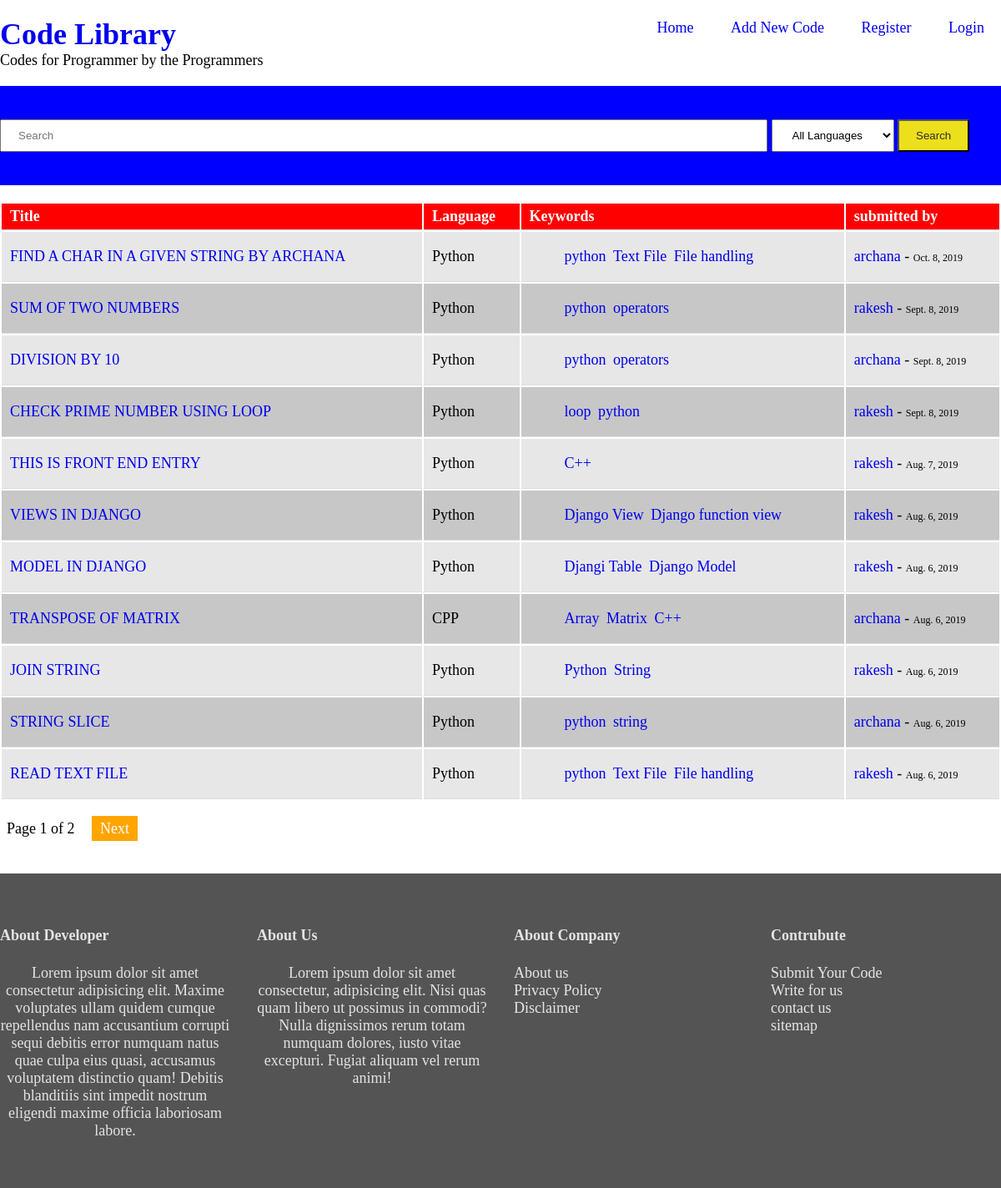
The app's page /, older data.
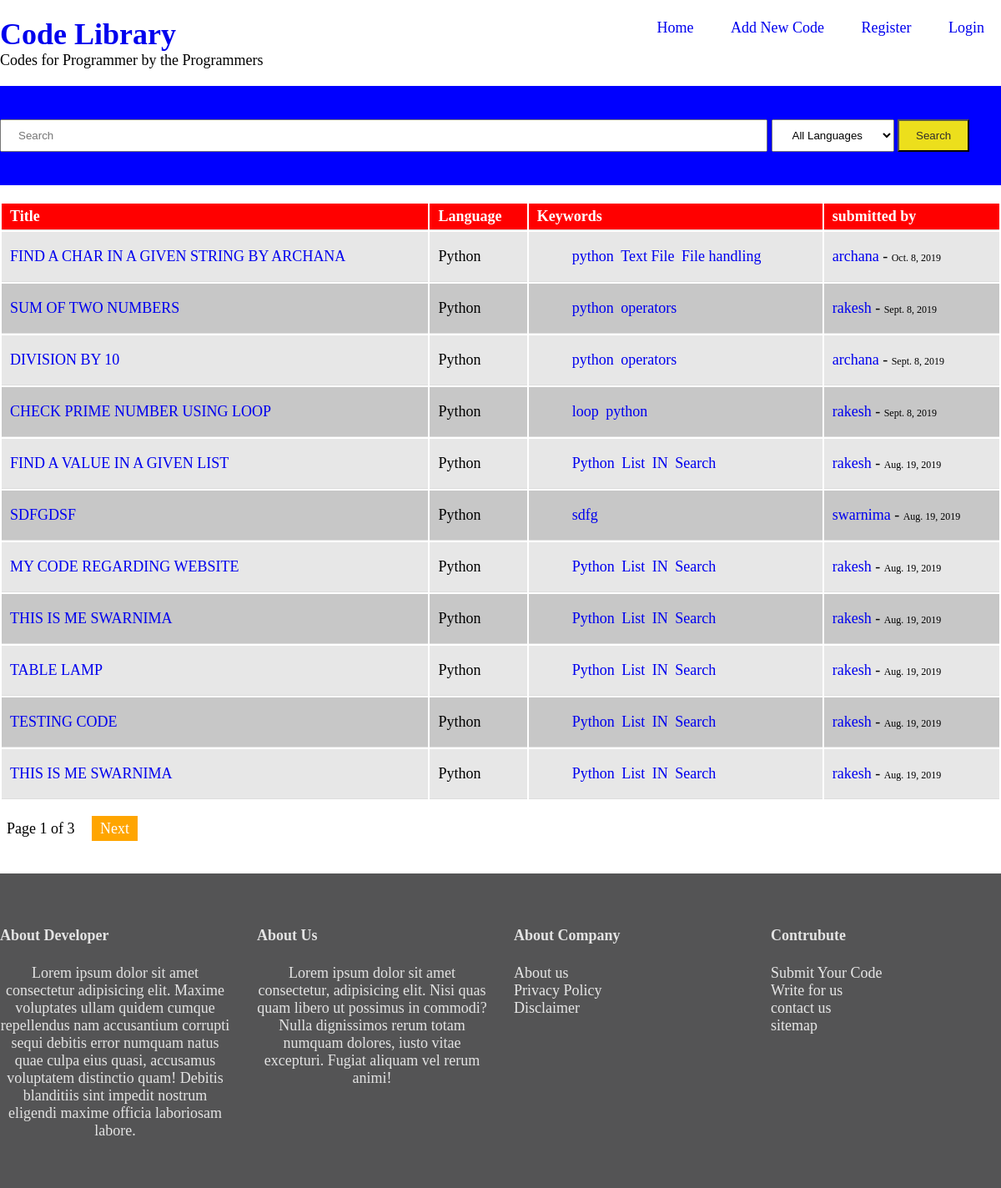
The same page, newer data.
### library/models.py (models this page shows, shortened)
class code(models.Model):
    STATUS = [('Dr', 'Draft'), ('Pub', 'Published')]
    language = models.ForeignKey('language', on_delete=models.CASCADE)
    title = models.CharField(max_length=250)
    code = models.TextField()
    keywords = TaggableManager()
    status = models.CharField(max_length=20, choices=STATUS, default='Dr')
    submitted_on = models.DateField(auto_now=True)
    updated_on = models.DateField(auto_now=False)
    author = models.ForeignKey(User, default=1, on_delete=models.CASCADE)

class language(models.Model):
    language = models.CharField(max_length=30)
    def __str__(self):
        return self.language

### library/views.py (the view)
# urls.py: path('', homeView.as_view(), name="home"),
class homeView(ListView):
    model = code
    context_object_name = 'posts'
    paginate_by = 11
    template_name = 'library/home.html'
    def get_queryset(self):
        if self.request.user.is_authenticated:
            return code.objects.filter(author_id=self.request.user).order_by('-updated_on')
        else:
            return code.objects.all().order_by('-updated_on')

### library/templates/library/home.html (shortened to what this page needs)
{% extends 'library/base.html' %}
    {% block content %}
    <div style="overflow-x:auto;">
        <table>
            <tr>
                <th>Title</th>
                <th>Language</th>
                <th>Keywords</th>
                <th>submitted by</th>
            </tr>
            {% for post in posts %}
                <tr>
                    <td> <a href="{% url 'singlecode' post.id %}"> {{post.title|upper}} </td>
                    <td> {{post.language}} </td>
                    <td>
                        <ul class="tags">
                                {% for tag in post.keywords.all %}
                                    <li><a href ="{% url 'taglist' tag.slug %}">{{ tag.name }}</a></li>
                                {% endfor %}
                            </ul>
                        </td>
                    <td><a href="{% url 'authorList' post.author_id %}"> {{post.author}} </a> - <span style="font-size:12px;">{{post.updated_on}}</span> </td>
                </tr>
            {% endfor%}
        </table>
    </div>
{% endblock %}

Row changes from the older to the newer data that the page shows:
no longer on this page (row unchanged): code: title "THIS IS FRONT END ENTRY", language "Python", author "rakesh", updated_on "Aug. 7, 2019"
no longer on this page (row unchanged): Tag: name "C++"
no longer on this page (row unchanged): code: title "VIEWS IN DJANGO", language "Python", author "rakesh", updated_on "Aug. 6, 2019"
no longer on this page (row unchanged): Tag: name "Django View", shown under "VIEWS IN DJANGO"
no longer on this page (row unchanged): Tag: name "Django function view", shown under "VIEWS IN DJANGO"
no longer on this page (row unchanged): code: title "MODEL IN DJANGO", language "Python", author "rakesh", updated_on "Aug. 6, 2019"
no longer on this page (row unchanged): Tag: name "Djangi Table", shown under "MODEL IN DJANGO"
no longer on this page (row unchanged): Tag: name "Django Model", shown under "MODEL IN DJANGO"
no longer on this page (row unchanged): code: title "TRANSPOSE OF MATRIX", language "CPP", author "archana", updated_on "Aug. 6, 2019"
no longer on this page (row unchanged): Tag: name "Array", shown under "TRANSPOSE OF MATRIX"
no longer on this page (row unchanged): Tag: name "Matrix", shown under "TRANSPOSE OF MATRIX"
no longer on this page (row unchanged): code: title "JOIN STRING", language "Python", author "rakesh", updated_on "Aug. 6, 2019", Tag (name "Python")
no longer on this page (row unchanged): Tag: name "String", shown under "JOIN STRING"
no longer on this page (row unchanged): code: title "STRING SLICE", language "Python", author "archana", updated_on "Aug. 6, 2019", Tag (name "python")
no longer on this page (row unchanged): Tag: name "string", shown under "STRING SLICE"
no longer on this page (row unchanged): code: title "READ TEXT FILE", language "Python", author "rakesh", updated_on "Aug. 6, 2019", Tag (name "python"), Tag (name "Text File"), Tag (name "File handling")
added code: title "FIND A VALUE IN A GIVEN LIST", language "Python", author "rakesh", updated_on "Aug. 19, 2019", Tag (name "Python")
added Tag: name "List"
added Tag: name "IN"
added Tag: name "Search"
added code: title "SDFGDSF", language "Python", author "swarnima", updated_on "Aug. 19, 2019"
added Tag: name "sdfg", shown under "SDFGDSF"
added code: title "MY CODE REGARDING WEBSITE", language "Python", author "rakesh", updated_on "Aug. 19, 2019", Tag (name "Python")
added code: title "THIS IS ME SWARNIMA", language "Python", author "rakesh", updated_on "Aug. 19, 2019", Tag (name "Python")
added code: title "TABLE LAMP", language "Python", author "rakesh", updated_on "Aug. 19, 2019", Tag (name "Python")
added code: title "TESTING CODE", language "Python", author "rakesh", updated_on "Aug. 19, 2019", Tag (name "Python")
added code: title "THIS IS ME SWARNIMA", language "Python", author "rakesh", updated_on "Aug. 19, 2019", Tag (name "Python")
Text that changed along with them:
{{ page_obj.paginator.num_pages }}: "2" → "3"
